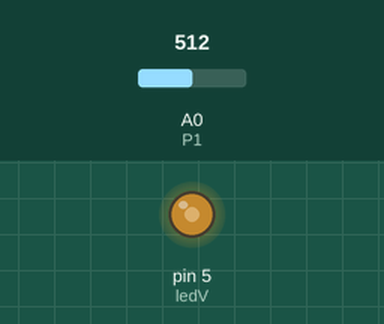
Bench run of a sketch on a simulated Arduino Uno, built with avr-gcc and run on an emulated ATmega328P. Shown: output pins drawn as LEDs (lit = HIGH). The inputs (shaded band) are chosen by the test bench; at power-on: A0 (P1) = 512.

Above: at 1.2 s.
1.3 s: A0 (P1) set to 716
At 1.7 s:
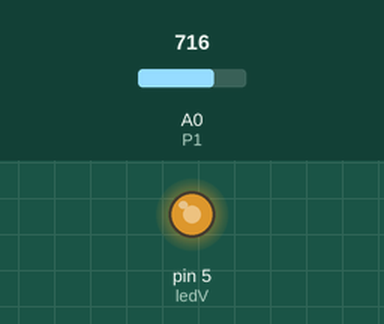
2.8 s: A0 (P1) set to 900
At 4.0 s:
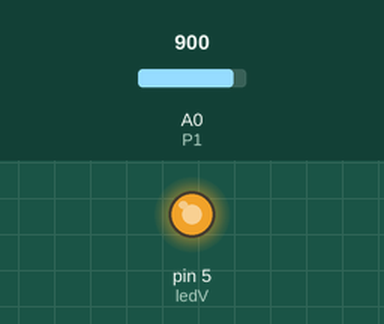
4.3 s: A0 (P1) set to 122
At 5.2 s:
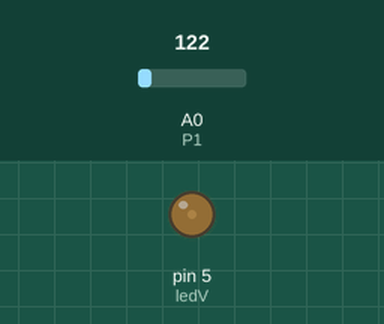
5.8 s: A0 (P1) set to 0
At 6.4 s:
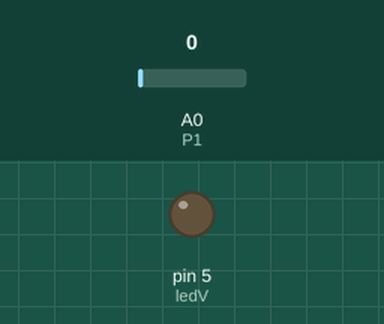
7.3 s: A0 (P1) set to 511
At 8.7 s:
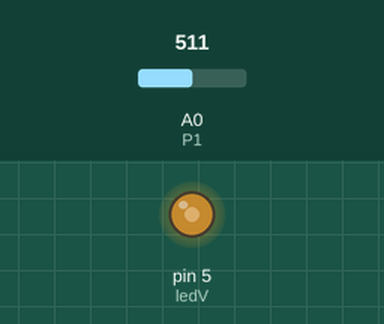
Timing chart, 0 to 9.8 s (numbered marks = the images above; inputs shaded):
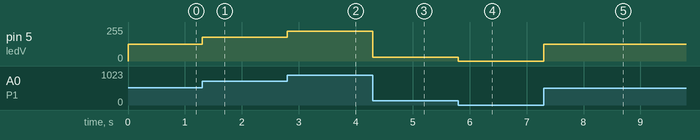

The sketch:

C7-E1.ino
```cpp
int ledV=5, P1=A0, lectura;
void setup(){
  pinMode(ledV,OUTPUT);
  pinMode(P1,INPUT);
}

void loop() {
 lectura=analogRead(P1);
 int intensidad=map(lectura,0,1023,0,255);
 analogWrite(ledV,intensidad);
}
```

Measured:
- after the input at 1.3 s, pin 5 (ledV): 127/255 → 178/255 at once
- after the input at 2.8 s, pin 5 (ledV): 178/255 → 224/255 at once
- after the input at 4.3 s, pin 5 (ledV): 224/255 → 30/255 at once
- after the input at 5.8 s, pin 5 (ledV): 30/255 → 0/255 at once
- after the input at 7.3 s, pin 5 (ledV): 0/255 → 127/255 at once
